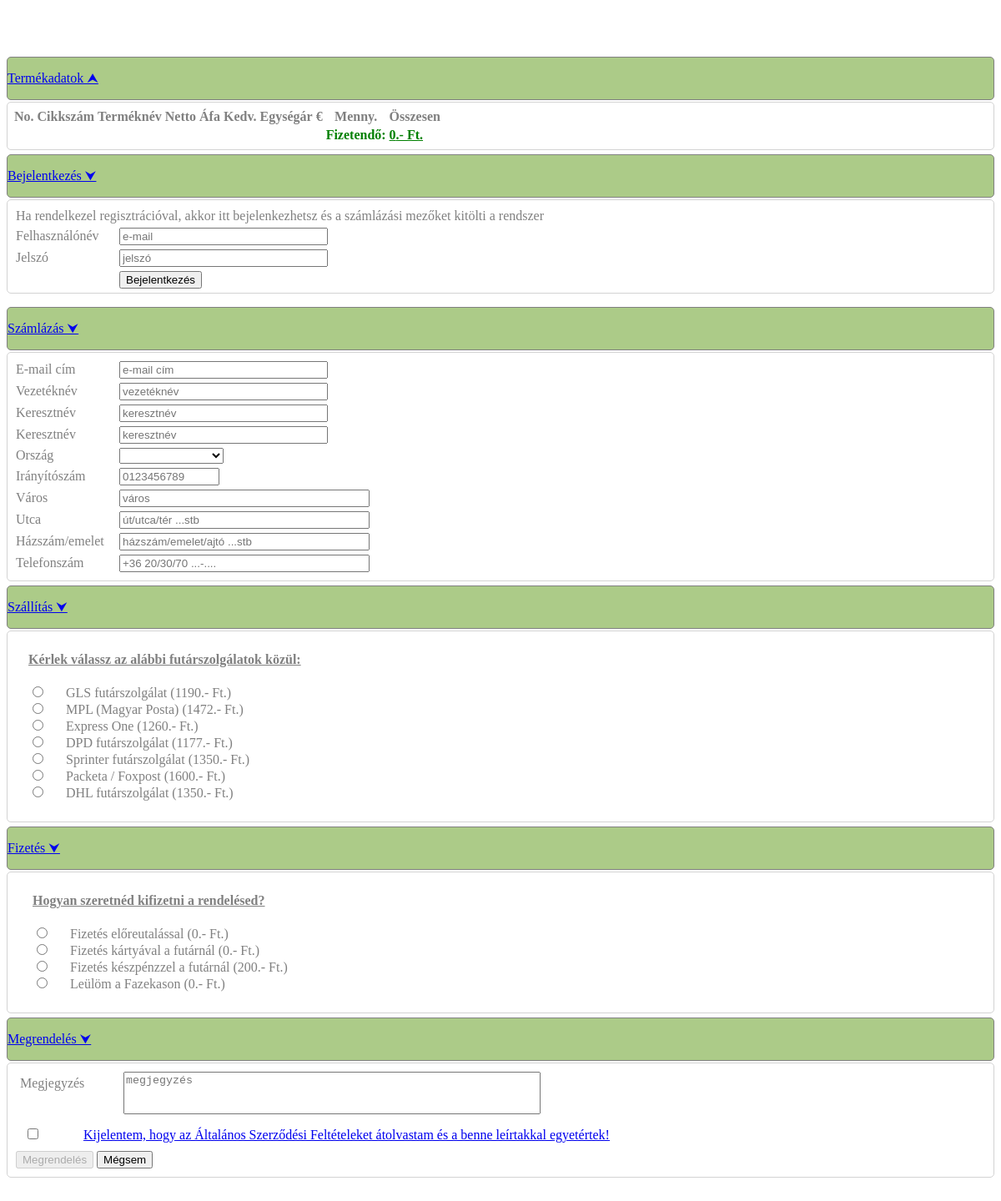
The page /payments.php on the database its author committed.
### tables this page shows
CREATE TABLE `suppliers_mstr` (
  `SupplierID_MSTR` int(11) NOT NULL,
  `SupplierName_MSTR` varchar(30) NOT NULL,
  `SupplierCost_MSTR` int(11) NOT NULL,
  `SupplierCash_MSTR` int(11) NOT NULL
);

CREATE TABLE `paymenttype_mstr` (
  `PaymentTypeID_MSTR` int(11) NOT NULL,
  `PaymentTypeName_MSTR` varchar(30) NOT NULL,
  `PaymentTypeCost_MSTR` int(11) NOT NULL
);

### payments.php (the view, shortened to what the rows shown need)
<?php
    include "connect.php";
?>
        <div class="paymentsbody" style="margin-bottom:70px;">
            <div id="types" class="container" style="margin-bottom:30px;">
                <div class="collapse show" id="parts">
                    <?php
                        $tbl = " <div class='row brdr'>
                                    <table class='table table-hover' style='color: gray;'>
                                        <thead>
                                            <tr>
                                                <th scope='col'>No.</th>
                                                <th scope='col'>Cikkszám</th>
                                                <th scope='col'>Terméknév</th>
                                                <th scope='col'>Netto</th>
                                                <th scope='col'>Áfa</th>
                                                <th scope='col'>Kedv.</th>
                                                <th scope='col'>Egységár</th>
                                                <th scope='col'>&euro;</th>
                                                <th scope='col'>Menny.</th>
                                                <th scope='col'>Összesen</th>
                                            </tr>
                                        </thead>
                                        <tbody>";
                        $partTotal = 0;
                        $tbl.= "<tr>
                                    <td></td>
                                    <td></td>
                                    <td></td>
                                    <td></td>
                                    <td></td>
                                    <td></td>
                                    <td></td>
                                    <td></td>
                                    <td style='color:green'><b>Fizetendő:</b></td>
                                    <td style='color:green'><u><strong>$partTotal.- Ft.</strong></u></td>
                                </tr>
                            </tbody></table></div>";
                        echo $tbl;
                    ?>
                </div>
                <form action="index.php" method="POST" id="shopingCartSendOrderForm">
                    <div class="collapse row" id="delivery">
                        <div class="brdr" style="color: gray">
                            <div style="margin:20px">
                                <?php
                                    $supps = "";
                                    $sql = "SELECT * FROM suppliers_mstr";
                                    $value = mysqli_query($connect, $sql);
                                    $s = 0;
                                    while ($row = mysqli_fetch_assoc($value)) {
                                        $s++;
                                        $supplierID = $row["SupplierID_MSTR"];
                                        $supplierName = $row["SupplierName_MSTR"];
                                        $supplierCost = $row["SupplierCost_MSTR"];
                                        $supps.= "  <div class='form-check'>
                                                        <input class='form-check-input' type='radio' name='shoppingCartSupplier' id='sup$s' required value='$supplierID'>
                                                        <label class='form-check-label' style='margin-left:20px;' for='sup$s' title='$supplierName'>
                                                            $supplierName ($supplierCost.- Ft.)
                                                        </label>
                                                    </div>";
                                    }
                                    echo $supps;
                                ?>
                            </div>
                        </div>
                    </div>
                    <div class="collapse row" id="payment">
                        <div class="brdr" style="color: gray">
                            <div style="display:block; margin:5px;">
                                <div style="margin:20px">
                                    <?php
                                        $pays = "";
                                        $sql = "SELECT * FROM paymenttype_mstr";
                                        $value = mysqli_query($connect, $sql);
                                        $s = 0;
                                        while ($row = mysqli_fetch_assoc($value)) {
                                            $s++;
                                            $paymentID = $row["PaymentTypeID_MSTR"];
                                            $paymentName = $row["PaymentTypeName_MSTR"];
                                            $paymentCost = $row["PaymentTypeCost_MSTR"];
                                            $pays.= "   <div class='form-check'>
                                                            <input class='form-check-input' type='radio' name='shoppingCartPaymentType' id='pay$s' required value='$paymentID'>
                                                            <label class='form-check-label' style='margin-left:20px;' for='pay$s' title='$paymentName'>
                                                                $paymentName ($paymentCost.- Ft.)
                                                            </label>
                                                        </div>";
                                        }
                                        echo $pays;
                                    ?>
                                </div>
                            </div>
                        </div>
                    </div>
                </form>
            </div>
        </div>

### rows shown on the page
suppliers_mstr: SupplierName_MSTR "GLS futárszolgálat", SupplierCost_MSTR "1190"
suppliers_mstr: SupplierName_MSTR "MPL (Magyar Posta)", SupplierCost_MSTR "1472"
suppliers_mstr: SupplierName_MSTR "Express One", SupplierCost_MSTR "1260"
suppliers_mstr: SupplierName_MSTR "DPD futárszolgálat", SupplierCost_MSTR "1177"
suppliers_mstr: SupplierName_MSTR "Sprinter futárszolgálat", SupplierCost_MSTR "1350"
suppliers_mstr: SupplierName_MSTR "Packeta / Foxpost", SupplierCost_MSTR "1600"
suppliers_mstr: SupplierName_MSTR "DHL futárszolgálat", SupplierCost_MSTR "1350"
paymenttype_mstr: PaymentTypeName_MSTR "Fizetés előreutalással", PaymentTypeCost_MSTR "0"
paymenttype_mstr: PaymentTypeName_MSTR "Fizetés kártyával a futárnál", PaymentTypeCost_MSTR "0"
paymenttype_mstr: PaymentTypeName_MSTR "Fizetés készpénzzel a futárnál", PaymentTypeCost_MSTR "200"
paymenttype_mstr: PaymentTypeName_MSTR "Leülöm a Fazekason", PaymentTypeCost_MSTR "0"

### other values the page prints
$partTotal "0"
